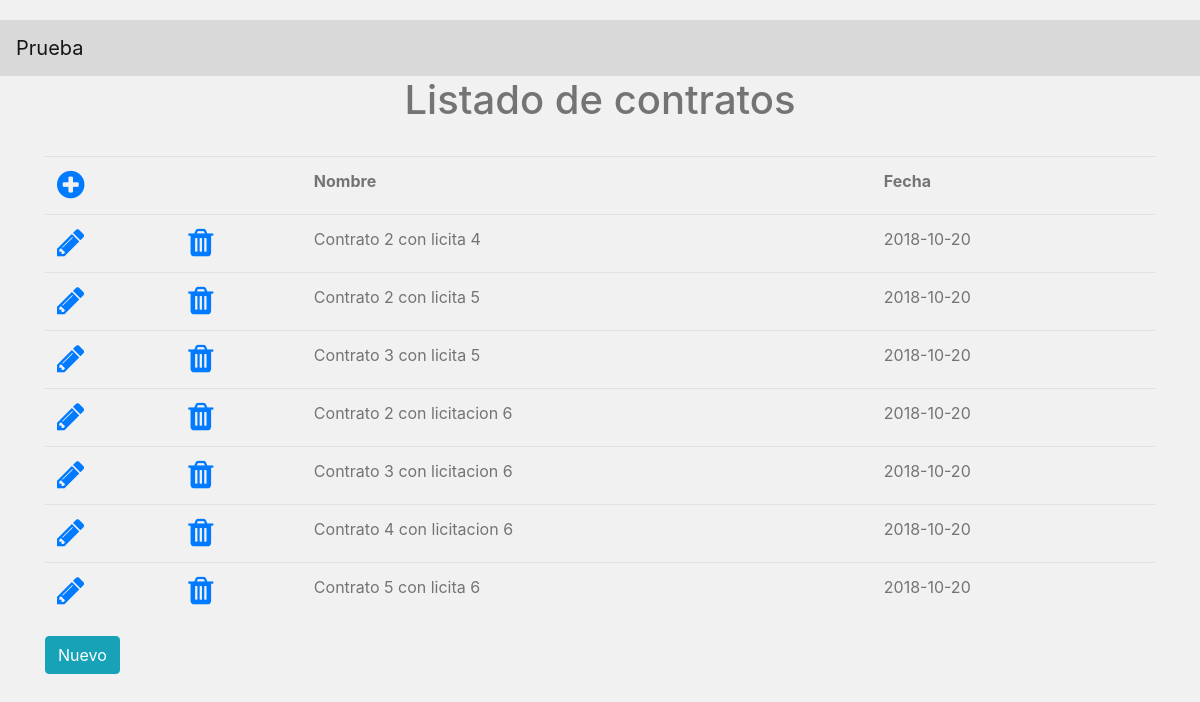
The page /index.php/contratos/historicocontratos on the database its author committed.
### tables this page shows
CREATE TABLE `contrato` (
  `id` int(11) NOT NULL,
  `nombre` varchar(100) DEFAULT NULL,
  `fecha` date DEFAULT NULL,
  `licitacion_id` int(11) NOT NULL
);

### application/controllers/Contratos.php (called while the page is built, shortened)
<?php
class Contratos extends CI_Controller
{
    public function __construct()
    {
        $this->load->library(array('session', 'form_validation'));
        $this->load->model(array('Model_contratos', 'Model_licitaciones'));
    }
    public function historicocontratos()
    {
        $contratos = $this->Model_contratos->ObtieneContratos();
        $this->load->view("templates/header", array(
            'cuerpo' => $this->load->view('view_historicocontratos', array('contratos' => $contratos), TRUE)
        ));
    }
}

### index.php (called while the page is built, shortened)
<?php
require_once BASEPATH.'core/CodeIgniter.php';

### application/models/Model_contratos.php (called while the page is built, shortened)
<?php
class Model_contratos extends CI_Model
{
    public function ObtieneContratos(){
        $query = $this->db->get('contrato');
        return $query->result_array();
    }
}

### application/views/view_historicocontratos.php (the view, shortened to what this page needs)
<h1 align="center">Listado de contratos</h1></br>
<div class="container">
    <table class="table table-reflow">
        <tr>
            <td><a href="<?=site_url("Contratos/")?>"><i class="fa fa-plus-circle fa-2x"></i></a></td>
            <td></td>
            <th>Nombre</th>
            <th>Fecha</th>
        </tr>
        <?php foreach ($contratos as $contrato) : ?>
        <tr>
                    <td><a href="<?=site_url("Contratos/modificarcontrato/{$contrato['id']}")?>"><i class="fa fa-pencil fa-2x"></i></a></td>
                    <td><a href="<?=site_url("Contratos/borrarcontrato/{$contrato['id']}")?>"><i class="fa fa-trash fa-2x"></i></a></td>
                    <td><?=$contrato['nombre']?></td>
                    <td><?=$contrato['fecha']?></td>
                </tr>
        <?php endforeach;?>
    </table>
    <a class="btn btn-info" href="<?=base_url('/index.php/Contratos')?>">
        <i class="glyphicon glyphicon-align-left"></i>Nuevo</a>
</div>

### application/views/templates/header.php (shortened to what this page needs)
<!DOCTYPE html>
<html>
<head>
    <link rel="stylesheet" href="https://maxcdn.bootstrapcdn.com/bootstrap/4.0.0-alpha.6/css/bootstrap.min.css">
    <link rel="stylesheet" type="text/css" href="https://cdnjs.cloudflare.com/ajax/libs/font-awesome/4.7.0/css/font-awesome.min.css">
    <link rel="stylesheet" href="<?=base_url()?>/assets/css/estilos.css">
    <link rel="stylesheet" href="<?=base_url()?>/assets/css/font-awesome.min.css">
</head>
<body>
<nav class="navbar navbar-toggleable-md navbar-light navbar-soft sticky-top">
    <a class="navbar-brand" href="<?=base_url()?>">
        Prueba
    </a>
</nav>
<div id="cuerpo">
    <?=$cuerpo?>
</div>
</body>
</html>

### assets/css/estilos.css (style rules this page uses)
body { background: #f1f1f1; }
.navbar-soft { background-color: #d9d9d9; }

### application/views/templates/header.php (style rules this page uses)
body { padding-top:20px; color: #747474; }

### rows shown on the page
contrato: nombre "Contrato 2 con licita 4", fecha "2018-10-20"
contrato: nombre "Contrato 2 con licita 5", fecha "2018-10-20"
contrato: nombre "Contrato 3 con licita 5", fecha "2018-10-20"
contrato: nombre "Contrato 2 con licitacion 6", fecha "2018-10-20"
contrato: nombre "Contrato 3 con licitacion 6", fecha "2018-10-20"
contrato: nombre "Contrato 4 con licitacion 6", fecha "2018-10-20"
contrato: nombre "Contrato 5 con licita 6", fecha "2018-10-20"
